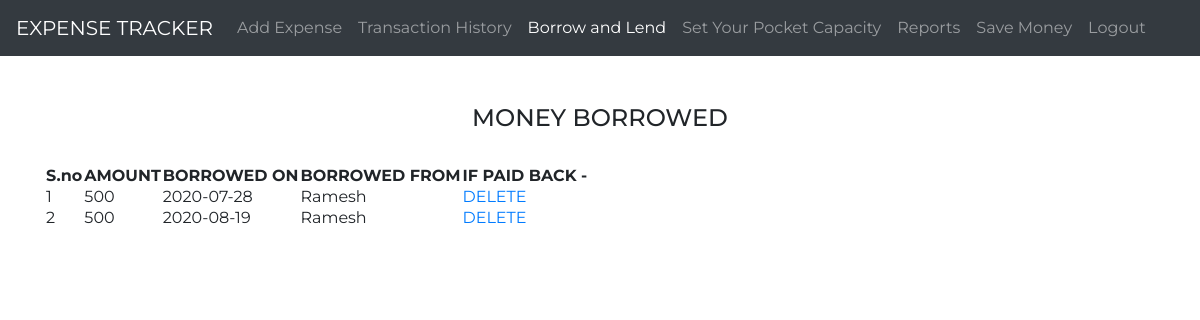
The page /borrowlend/borrow.php (signed in) on the database its author committed.
### tables this page shows
CREATE TABLE `borrowed` (
  `b_id` int(10) NOT NULL,
  `userid` int(10) NOT NULL,
  `date` date NOT NULL,
  `borrowed` int(10) NOT NULL,
  `person` varchar(255) NOT NULL
);

### borrowlend/borrow.php (the view, shortened to what this page needs)
<?php
    $id=$_SESSION['id'];
    $conn = mysqli_connect("localhost", "root", "", "expense");
?>
<html>
    <head>
        <link rel="stylesheet" href="https://maxcdn.bootstrapcdn.com/bootstrap/4.5.0/css/bootstrap.min.css">
        <link rel="stylesheet" href="../public/css/styles.css">
    </head>
    <body>
      <nav class="navbar navbar-expand-md bg-dark navbar-dark">
        <a class="navbar-brand" href="../home.php">EXPENSE TRACKER</a>
        <div class="collapse navbar-collapse" id="collapsibleNavbar">
          <ul class="navbar-nav">
            <li class="nav-item"><a class="nav-link" href="../add.php">Add Expense</a></li>
            <li class="nav-item"><a class="nav-link" href="../display.php">Transaction History</a></li>
            <li class="nav-item active"><a class="nav-link" href="../borrowlend.php">Borrow and Lend</a></li>
            <li class="nav-item"><a class="nav-link" href="../budget.php">Set Your Pocket Capacity</a></li>
            <li class="nav-item"><a class="nav-link" href="../report.php">Reports</a></li>
            <li class="nav-item"><a class="nav-link" href="../savemoney.php">Save Money</a></li>
            <li class="nav-item"><a class="nav-link" href="../signout.php">Logout</a></li>
          </ul>
        </div>
      </nav>
      <br><br>
      <h4 class="sub-head">MONEY BORROWED</h4><br>
        <div class="container">
          <?php
            $sql = "SELECT b_id, date, borrowed, person FROM borrowed WHERE userid='$id'";
            $result = mysqli_query($conn, $sql);
            $sno = 1;
            if (mysqli_num_rows($result) > 0)
            {
                echo
                "<table>
                    <tr>
                        <th>S.no</th>
                        <th>AMOUNT</th>
                        <th>BORROWED ON</th>
                        <th>BORROWED FROM</th>
                        <th>IF PAID BACK - </th>
                    </tr>";
                while($row = mysqli_fetch_assoc($result))
                {
                    echo
                    "<tr>
                        <td>".$sno."</td>
                        <td>".$row["borrowed"]."</td>
                        <td>".$row["date"]."</td>
                        <td>".$row["person"]."</td>
                        <td><a href='borrow.php?link=$row[b_id]'>DELETE</a></td>
                    </tr>";
                    $sno =$sno + 1;
                }
                echo "</table>";
            }
            else
            {
                echo "No records";
            }
          ?>
        </div><br>
    </body>
</html>

### public/css/styles.css (style rules this page uses)
Html, body { height:100%; font-family: 'Montserrat', sans-serif; }
.sub-head { text-align: center; }

### rows shown on the page
borrowed: borrowed "500", date "2020-07-28", person "Ramesh"
borrowed: borrowed "500", date "2020-08-19", person "Ramesh"
